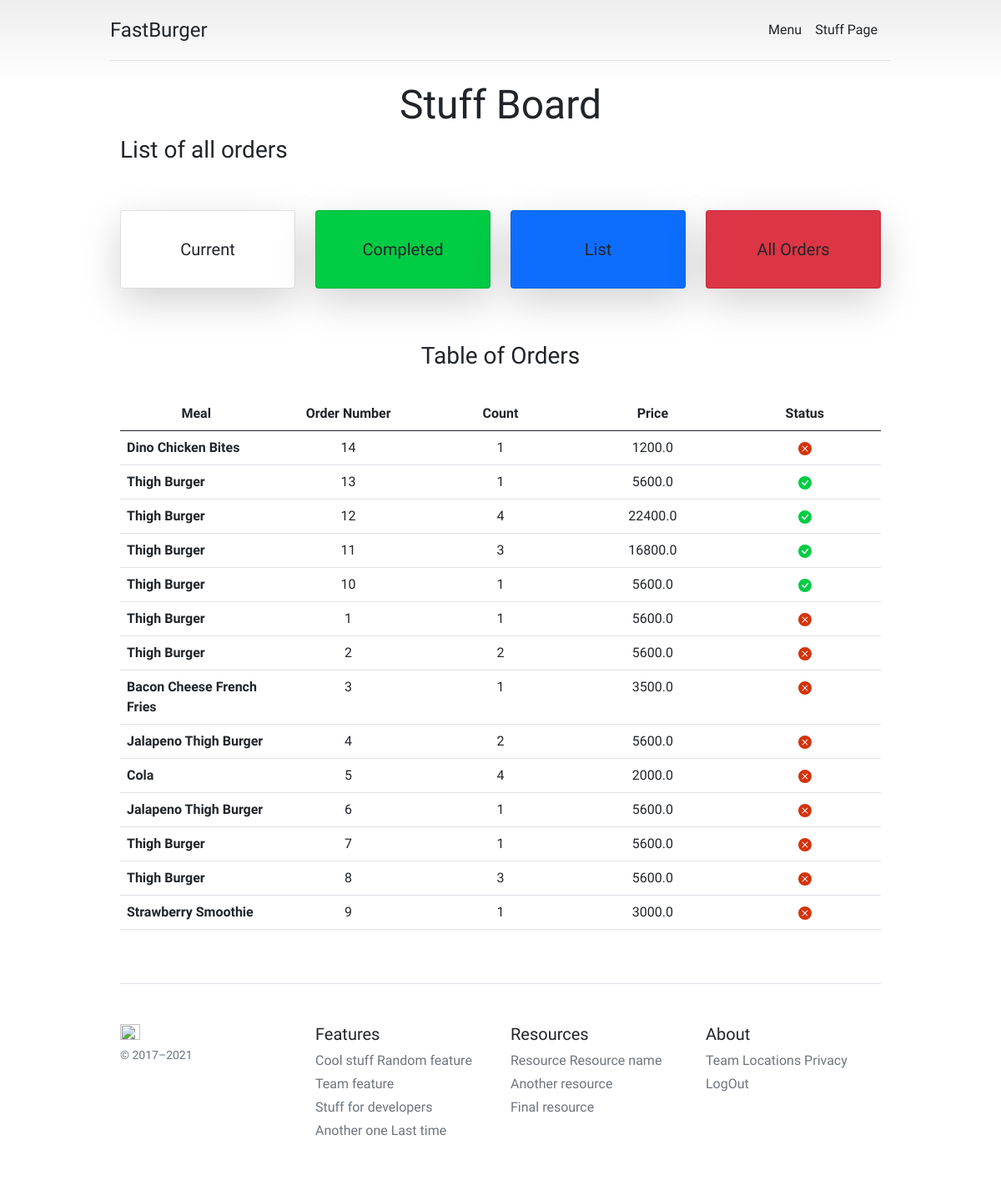
/orders/order_list_view/ (signed in), run on the app's committed database.
### Order/models.py (models this page shows, shortened)
class testOrder(models.Model):
    food    = models.ForeignKey(Food, on_delete=models.CASCADE)
    count   = models.IntegerField(default=1)
    price   = models.FloatField()
    order_t = models.ForeignKey(testOrderType,  on_delete=models.CASCADE, default=1)
    created_at = models.DateTimeField(auto_now_add=True)
    Completed_Status = 1
    UnCompleted_Status = 0
    STATUS_CHOICES = (
        (Completed_Status, 'Completed'),
        (UnCompleted_Status, 'Uncompleted'),
    )
    status = models.IntegerField(choices=STATUS_CHOICES, default=UnCompleted_Status)

### Meal/models.py (models this page shows, shortened)
class Food(models.Model):
    food_name   = models.CharField(max_length=255)
    food_price  = models.FloatField()
    img         = models.ImageField(blank=True, null=True)
    category    = models.ForeignKey(Category, on_delete=models.CASCADE)
    created_at  = models.DateTimeField(auto_now_add=True)

### Order/views.py (the view)
# urls.py: path('order_list_view/', views.order_list_view, name='order_list_view')
@login_required(login_url='stuff_board')
def order_list_view(request):
    order = testOrder.objects.all().order_by('-created_at')
    context = {
        'orders': order
    }
    return render(request, 'orders/list_view.html', context)

### templates/orders/list_view.html (shortened to what this page needs)
{% extends "base/base.html" %}
{% block content %}
    <div class="container" >
        <h1 style="font-size: 48px; text-align: center;" >Stuff Board</h1>
        <h3>List of all orders</h3>
        <br>
        <br>
        <div class="row row-cols-1 row-cols-md-4 g-4">
            <div class="col">
                <div class="card shadow-lg p-2 mb-3 bg-white rounded">
                    <div class="card-body" style="text-align: center;">
                        <a href="{% url 'order_board' %}" class="btn" style="font-size: 20px;">Current</a>
                    </div>
                </div>
            </div>
            <div class="col">
                <div class="card shadow-lg p-2 mb-3 rounded" style="background-color:  #00cc44;">
                    <div class="card-body" style="text-align: center;">
                        <a href="{% url 'completed_order_view' %}" class="btn" style="font-size: 20px;">Completed</a>
                    </div>
                </div>
            </div>
            <div class="col">
                <div class="card shadow-lg p-2 mb-3 bg-primary rounded">
                    <div class="card-body" style="text-align: center;">
                        <a href="{% url 'order_list_view' %}" class="btn" style="font-size: 20px;">List</a>
                    </div>
                </div>
            </div>
            <div class="col">
                <div class="card shadow-lg p-2 mb-3 bg-danger rounded">
                    <div class="card-body" style="text-align: center;">
                        <a href="{% url 'order_board' %}" class="btn" style="font-size: 20px;">All Orders</a>
                    </div>
                </div>
            </div>
        </div>
        <br>
        <br>
        <h3 class="text-center">Table of Orders</h3>
            <br>
            <div class="table-responsive">
                <table class="table text-center">
                <thead>
                    <tr>
                    <th style="width: 20%;">Meal</th>
                    <th style="width: 20%;">Order Number</th>
                    <th style="width: 20%;">Count</th>
                    <th style="width: 20%;">Price</th>
                    <th style="width: 20%;">Status</th>
                    </tr>
                </thead>
                <tbody>
                    {% for order in orders %}
                    <tr>
                    <th scope="row" class="text-start">{{order.food.food_name}}</th>
                    <td>{{order.id}}</td>
                    <td>{{order.count}}</td>
                    <td>{{order.price}}</td>
                    {% if order.status > 0 %}
                    <td>
                        <span style="color: #00cc44 ;">
                        </span>
                    </td>
                    {% else %}
                    <td>
                        <span style="color: #d3330b ;">
                        </span>
                    </td>
                    {% endif %}
                    </tr>
                    {% endfor %}
                </table>
            </div>
{% endblock %}

### templates/base/base.html (style rules this page uses)
body { background-color:rgb((255, 255, 255), 255, 255)!important; font-family: 'Acme'; }
body { background-image: linear-gradient(180deg, #eee, #fff 100px, #fff); }
.container { max-width: 960px; }

### data on the page
testOrder: food.food_name "Dino Chicken Bites", id "14", count "1", price "1200.0", status 0 (drawn)
testOrder: food.food_name "Thigh Burger", id "13", count "1", price "5600.0", status 1 (drawn)
testOrder: food.food_name "Thigh Burger", id "12", count "4", price "22400.0", status 1 (drawn)
testOrder: food.food_name "Thigh Burger", id "11", count "3", price "16800.0", status 1 (drawn)
testOrder: food.food_name "Thigh Burger", id "10", count "1", price "5600.0", status 1 (drawn)
testOrder: food.food_name "Thigh Burger", id "1", count "1", price "5600.0", status 0 (drawn)
testOrder: food.food_name "Thigh Burger", id "2", count "2", price "5600.0", status 0 (drawn)
testOrder: food.food_name "Bacon Cheese French Fries", id "3", count "1", price "3500.0", status 0 (drawn)
testOrder: food.food_name "Jalapeno Thigh Burger", id "4", count "2", price "5600.0", status 0 (drawn)
testOrder: food.food_name "Cola", id "5", count "4", price "2000.0", status 0 (drawn)
testOrder: food.food_name "Jalapeno Thigh Burger", id "6", count "1", price "5600.0", status 0 (drawn)
testOrder: food.food_name "Thigh Burger", id "7", count "1", price "5600.0", status 0 (drawn)
testOrder: food.food_name "Thigh Burger", id "8", count "3", price "5600.0", status 0 (drawn)
testOrder: food.food_name "Strawberry Smoothie", id "9", count "1", price "3000.0", status 0 (drawn)
